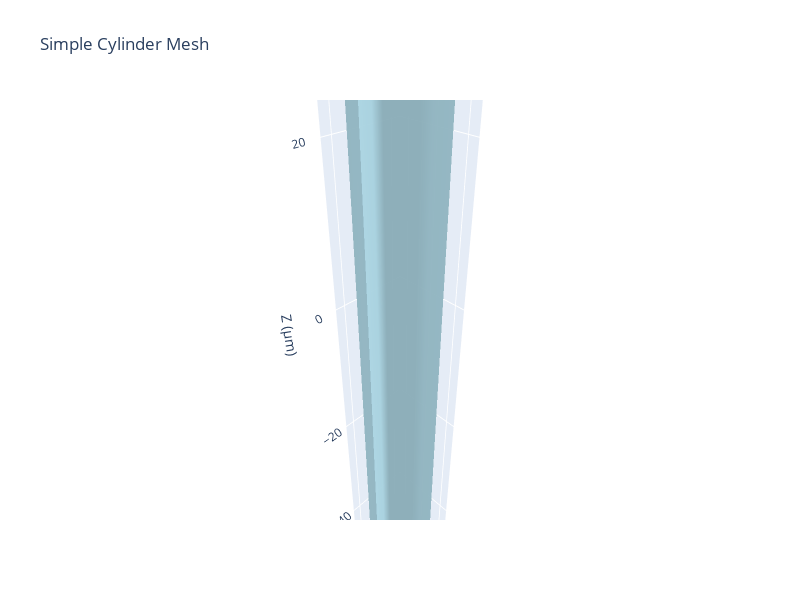

This figure's notebook cell:
### Markdown cell above
## 3D Visualization

Let's visualize our cylinder in 3D with proper aspect ratios:

### Code cell
# Visualize the cylinder
fig = visualize_mesh_3d(
    cylinder, 
    title="Simple Cylinder Mesh",
    color="lightblue",
    backend="plotly"
)
fig.show()

### Figure 1 — Plotly figure (JSON) as saved in the notebook; plotly's stock layout.template omitted (floating-point values rounded to 4 significant figures)
{"data": [{"color": "lightblue", "i": [1, 1, 2, 2, 4, 4, 5, 5, 6, 6, 7, 7, 8, 8, 9, 9, 10, 10, 11, 11, 12, 12, 13, 13, 14, 14, 15, 15, 16, 16, 17, 17, 18, 18, 19, 19, 20, 20, 21, 21, 22, 22, 23, 23, 24, 24, 25, 25, 26, 26, 27, 27, 28, 28, 29, 29, 30, 30, 31, 31, 32, 32, 33, 33], "j": [0, 4, 4, 5, 0, 6, 6, 7, 0, 8, 8, 9, 0, 10, 10, 11, 0, 12, 12, 13, 0, 14, 14, 15, 0, 16, 16, 17, 0, 18, 18, 19, 0, 20, 20, 21, 0, 22, 22, 23, 0, 24, 24, 25, 0, 26, 26, 27, 0, 28, 28, 29, 0, 30, 30, 31, 0, 32, 32, 33, 0, 1, 1, 2], "k": [4, 2, 5, 3, 6, 5, 7, 3, 8, 7, 9, 3, 10, 9, 11, 3, 12, 11, 13, 3, 14, 13, 15, 3, 16, 15, 17, 3, 18, 17, 19, 3, 20, 19, 21, 3, 22, 21, 23, 3, 24, 23, 25, 3, 26, 25, 27, 3, 28, 27, 29, 3, 30, 29, 31, 3, 32, 31, 33, 3, 1, 33, 2, 3], "name": "Mesh", "opacity": 0.8, "type": "mesh3d", "x": [0.0, 5.0, 5.0, 0.0, 4.619, 4.619, 3.536, 3.536, 1.913, 1.913, 3.062e-16, 3.062e-16, -1.913, -1.913, -3.536, -3.536, -4.619, -4.619, -5.0, -5.0, -4.619, -4.619, -3.536, -3.536, -1.913, -1.913, -9.185e-16, -9.185e-16, 1.913, 1.913, 3.536, 3.536, 4.619, 4.619], "y": [0.0, 0.0, 0.0, 0.0, 1.913, 1.913, 3.536, 3.536, 4.619, 4.619, 5.0, 5.0, 4.619, 4.619, 3.536, 3.536, 1.913, 1.913, 6.123e-16, 6.123e-16, -1.913, -1.913, -3.536, -3.536, -4.619, -4.619, -5.0, -5.0, -4.619, -4.619, -3.536, -3.536, -1.913, -1.913], "z": [-50.0, -50.0, 50.0, 50.0, -50.0, 50.0, -50.0, 50.0, -50.0, 50.0, -50.0, 50.0, -50.0, 50.0, -50.0, 50.0, -50.0, 50.0, -50.0, 50.0, -50.0, 50.0, -50.0, 50.0, -50.0, 50.0, -50.0, 50.0, -50.0, 50.0, -50.0, 50.0, -50.0, 50.0]}], "layout": {"height": 600, "scene": {"aspectmode": "data", "camera": {"eye": {"x": 1.5, "y": 1.5, "z": 1.5}}, "xaxis": {"title": {"text": "X (µm)"}}, "yaxis": {"title": {"text": "Y (µm)"}}, "zaxis": {"title": {"text": "Z (µm)"}}}, "title": {"text": "Simple Cylinder Mesh"}, "width": 800}}
